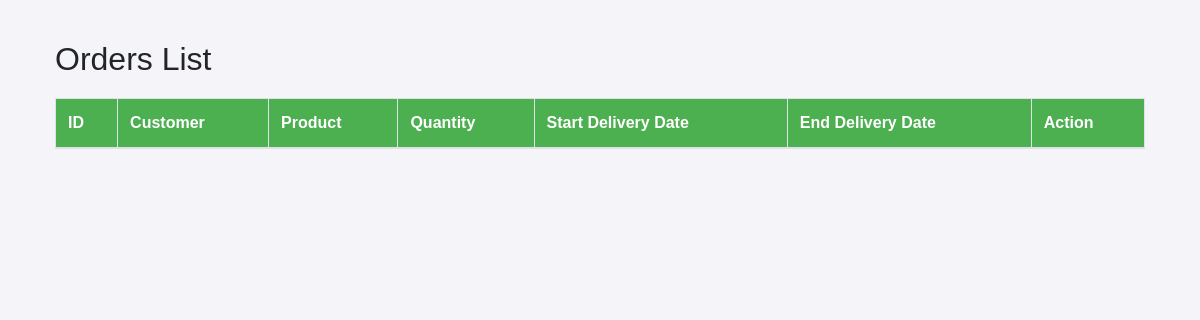
The page /orders on the database as committed earlier.
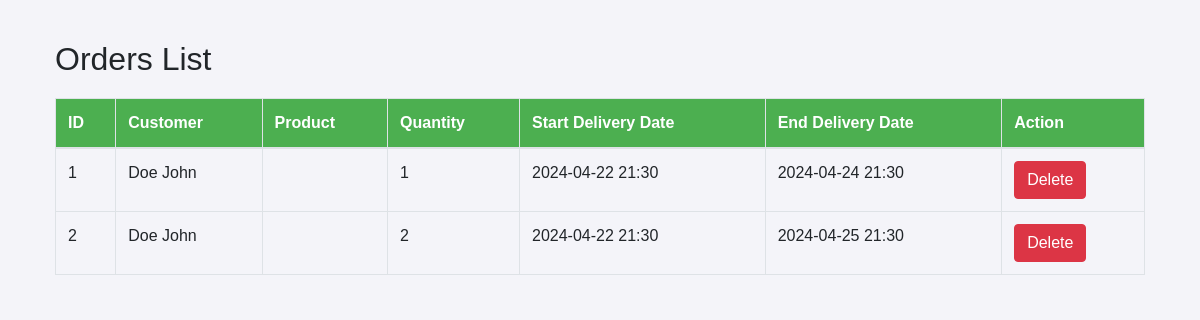
The same page on the database as committed later.
### app/models/order.py (models this page shows)
class Order(db.Model):
    __tablename__ = 'orders'
    id = db.Column(db.Integer, primary_key=True)
    panier_id = db.Column(db.Integer, db.ForeignKey('paniers.id'))
    product_id = db.Column(db.Integer, db.ForeignKey('products.id'))
    product = db.relationship('Product', backref='orders')
    customer_id = db.Column(db.Integer, db.ForeignKey('customers.id'))
    customer = db.relationship('Customer', back_populates='orders')
    quantity = db.Column(db.Integer, nullable=False)
    start_delivery_date = db.Column(db.DateTime, nullable=False)
    end_delivery_date = db.Column(db.DateTime, nullable=False)
    order_weight = db.Column(db.Float, nullable=True)

### app/models/customer.py (models this page shows)
class Customer(db.Model):
    __tablename__ = 'customers'
    id = db.Column(db.Integer, primary_key=True)
    nom = db.Column(db.String)
    prenom = db.Column(db.String)
    adresse = db.Column(db.String)
    latitude = db.Column(db.Float)
    longitude = db.Column(db.Float)
    telephone = db.Column(db.String)
    panier = db.relationship('Panier', back_populates='customer', uselist=False)
    orders = db.relationship('Order', back_populates='customer', overlaps="orders")

### app/routes/order.py (the view)
@order_bp.route('/orders', methods=['GET'])
def list_orders():
    orders = Order.query.all()
    return render_template('orders/list_orders.html', orders=orders)

### app/templates/orders/list_orders.html (shortened to what this page needs)
{% extends "base.html" %}
{% block content %}
<div class="container">
    <h2>Orders List</h2>
    <table class="table table-bordered">
        <thead>
            <tr>
                <th>ID</th>
                <th>Customer</th>
                <th>Product</th>
                <th>Quantity</th>
                <th>Start Delivery Date</th>
                <th>End Delivery Date</th>
                <th>Action</th>
            </tr>
        </thead>
        <tbody>
            {% for order in orders %}
            <tr>
                <td>{{ order.id }}</td>
                <td>{{ order.customer.nom }} {{ order.customer.prenom }}</td>
                <td>{{ order.product.name }}</td>
                <td>{{ order.quantity }}</td>
                <td>{{ order.start_delivery_date.strftime('%Y-%m-%d %H:%M') }}</td>
                <td>{{ order.end_delivery_date.strftime('%Y-%m-%d %H:%M') }}</td>
                <td>
                    <form action="{{ url_for('order.delete_order', id=order.id) }}" method="POST" style="display:inline;">
                        <button type="submit" class="btn btn-danger">Delete</button>
                    </form>
                </td>
            </tr>
            {% endfor %}
        </tbody>
    </table>
</div>
{% endblock %}

### app/templates/base.html (shortened to what this page needs)
<!DOCTYPE html>
<html lang="en">
<head>
    <link href="https://maxcdn.bootstrapcdn.com/bootstrap/4.5.2/css/bootstrap.min.css" rel="stylesheet">
    <link rel="stylesheet" href="https://unpkg.com/leaflet@1.7.1/dist/leaflet.css" />
</head>
<body>
    {% block content %}
    {% endblock %}
</body>
</html>

### app/templates/base.html (style rules this page uses)
body { font-family: Arial, sans-serif; margin: 40px; background-color: #f4f4f9; }
table { width: 100%; margin-top: 20px; }
th, td { padding: 8px; text-align: left; border-bottom: 1px solid #ddd; }
th { background-color: #4CAF50; color: white; }

Rows that differ between the two databases and show on the page:
added Order: id "1", customer.nom "Doe", customer.prenom "John", quantity "1", start_delivery_date "2024-04-22 21:30", end_delivery_date "2024-04-24 21:30"
added Order: id "2", customer.nom "Doe", customer.prenom "John", quantity "2", start_delivery_date "2024-04-22 21:30", end_delivery_date "2024-04-25 21:30"
